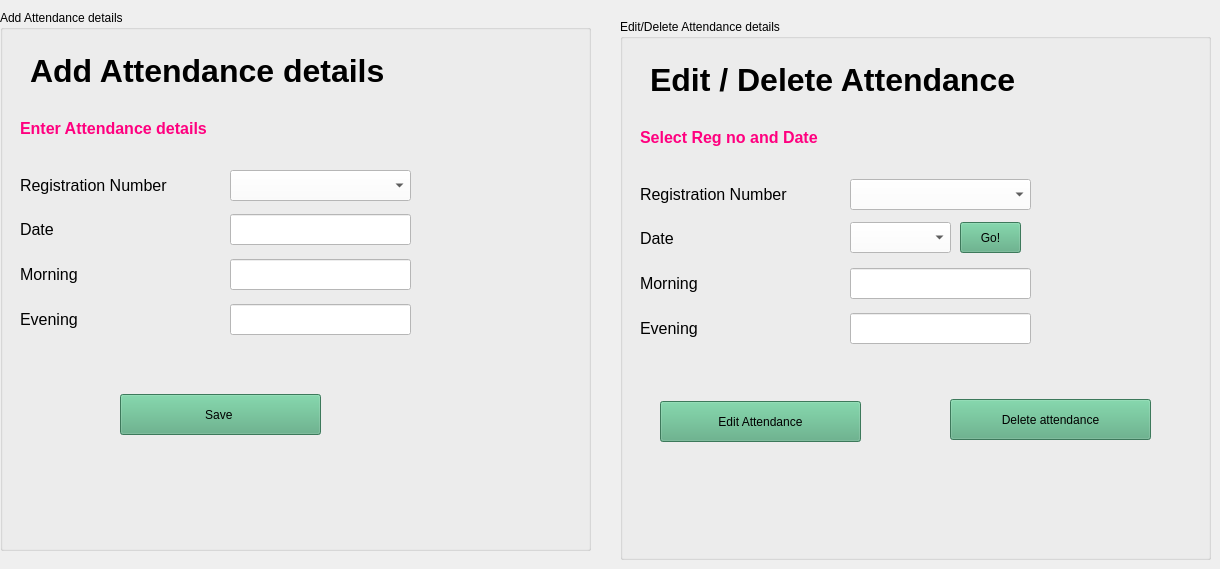
    <widget class="QWidget" name="tab_8">
     <attribute name="title">
      <string>Attendance</string>
     </attribute>
     <widget class="QGroupBox" name="groupBox_3">
      <property name="geometry">
       <rect>
        <x>0</x>
        <y>10</y>
        <width>591</width>
        <height>541</height>
       </rect>
      </property>
      <property name="title">
       <string>Add Attendance details</string>
      </property>
      <widget class="QLabel" name="label_58">
       <property name="geometry">
        <rect>
         <x>30</x>
         <y>20</y>
         <width>491</width>
         <height>81</height>
        </rect>
       </property>
       <property name="font">
        <font>
         <pointsize>24</pointsize>
         <weight>75</weight>
         <bold>true</bold>
        </font>
       </property>
       <property name="text">
        <string>Add Attendance details</string>
       </property>
      </widget>
      <widget class="QLabel" name="l41">
       <property name="geometry">
        <rect>
         <x>20</x>
         <y>93</y>
         <width>381</width>
         <height>51</height>
        </rect>
       </property>
       <property name="font">
        <font>
         <pointsize>12</pointsize>
         <weight>75</weight>
         <bold>true</bold>
        </font>
       </property>
       <property name="styleSheet">
        <string notr="true">color: rgb(255, 0, 127);</string>
       </property>
       <property name="text">
        <string>Enter Attendance details</string>
       </property>
      </widget>
      <widget class="QLabel" name="label_60">
       <property name="geometry">
        <rect>
         <x>20</x>
         <y>150</y>
         <width>201</width>
         <height>51</height>
        </rect>
       </property>
       <property name="font">
        <font>
         <pointsize>12</pointsize>
        </font>
       </property>
       <property name="text">
        <string>Registration Number</string>
       </property>
      </widget>
      <widget class="QLineEdit" name="tb41">
       <property name="geometry">
        <rect>
         <x>230</x>
         <y>204</y>
         <width>181</width>
         <height>31</height>
        </rect>
       </property>
       <property name="styleSheet">
        <string notr="true">background-color: rgb(255, 255, 255);
font: 12pt &quot;MS Shell Dlg 2&quot;;</string>
       </property>
      </widget>
      <widget class="QLabel" name="label_61">
       <property name="geometry">
        <rect>
         <x>20</x>
         <y>194</y>
         <width>201</width>
         <height>51</height>
        </rect>
       </property>
       <property name="font">
        <font>
         <pointsize>12</pointsize>
        </font>
       </property>
       <property name="text">
        <string>Date</string>
       </property>
      </widget>
      <widget class="QLineEdit" name="tb42">
       <property name="geometry">
        <rect>
         <x>230</x>
         <y>249</y>
         <width>181</width>
         <height>31</height>
        </rect>
       </property>
       <property name="styleSheet">
        <string notr="true">background-color: rgb(255, 255, 255);
font: 12pt &quot;MS Shell Dlg 2&quot;;</string>
       </property>
      </widget>
      <widget class="QLabel" name="label_62">
       <property name="geometry">
        <rect>
         <x>20</x>
         <y>239</y>
         <width>201</width>
         <height>51</height>
        </rect>
       </property>
       <property name="font">
        <font>
         <pointsize>12</pointsize>
        </font>
       </property>
       <property name="text">
        <string>Morning</string>
       </property>
      </widget>
      <widget class="QPushButton" name="b41">
       <property name="geometry">
        <rect>
         <x>120</x>
         <y>384</y>
         <width>201</width>
         <height>41</height>
        </rect>
       </property>
       <property name="styleSheet">
        <string notr="true">background-color: rgb(85, 170, 127);
font: 12pt &quot;MS Shell Dlg 2&quot;;</string>
       </property>
       <property name="text">
        <string>Save </string>
       </property>
      </widget>
      <widget class="QLabel" name="label_105">
       <property name="geometry">
        <rect>
         <x>20</x>
         <y>284</y>
         <width>201</width>
         <height>51</height>
        </rect>
       </property>
       <property name="font">
        <font>
         <pointsize>12</pointsize>
        </font>
       </property>
       <property name="text">
        <string>Evening</string>
       </property>
      </widget>
      <widget class="QLineEdit" name="tb43">
       <property name="geometry">
        <rect>
         <x>230</x>
         <y>294</y>
         <width>181</width>
         <height>31</height>
        </rect>
       </property>
       <property name="styleSheet">
        <string notr="true">background-color: rgb(255, 255, 255);
font: 12pt &quot;MS Shell Dlg 2&quot;;</string>
       </property>
      </widget>
      <widget class="QComboBox" name="cb41">
       <property name="geometry">
        <rect>
         <x>230</x>
         <y>160</y>
         <width>181</width>
         <height>31</height>
        </rect>
       </property>
       <property name="styleSheet">
        <string notr="true">background-color: rgb(255, 255, 255);</string>
       </property>
      </widget>
     </widget>
     <widget class="QGroupBox" name="groupBox_7">
      <property name="geometry">
       <rect>
        <x>620</x>
        <y>19</y>
        <width>591</width>
        <height>541</height>
       </rect>
      </property>
      <property name="title">
       <string>Edit/Delete Attendance details</string>
      </property>
      <widget class="QLabel" name="label_106">
       <property name="geometry">
        <rect>
         <x>30</x>
         <y>20</y>
         <width>511</width>
         <height>81</height>
        </rect>
       </property>
       <property name="font">
        <font>
         <pointsize>24</pointsize>
         <weight>75</weight>
         <bold>true</bold>
        </font>
       </property>
       <property name="text">
        <string>Edit / Delete Attendance </string>
       </property>
      </widget>
      <widget class="QLabel" name="l42">
       <property name="geometry">
        <rect>
         <x>20</x>
         <y>93</y>
         <width>351</width>
         <height>51</height>
        </rect>
       </property>
       <property name="font">
        <font>
         <pointsize>12</pointsize>
         <weight>75</weight>
         <bold>true</bold>
        </font>
       </property>
       <property name="styleSheet">
        <string notr="true">color: rgb(255, 0, 127);</string>
       </property>
       <property name="text">
        <string>Select Reg no and Date</string>
       </property>
      </widget>
      <widget class="QLabel" name="label_108">
       <property name="geometry">
        <rect>
         <x>20</x>
         <y>150</y>
         <width>201</width>
         <height>51</height>
        </rect>
       </property>
       <property name="font">
        <font>
         <pointsize>12</pointsize>
        </font>
       </property>
       <property name="text">
        <string>Registration Number</string>
       </property>
      </widget>
      <widget class="QLabel" name="label_109">
       <property name="geometry">
        <rect>
         <x>20</x>
         <y>194</y>
         <width>201</width>
         <height>51</height>
        </rect>
       </property>
       <property name="font">
        <font>
         <pointsize>12</pointsize>
        </font>
       </property>
       <property name="text">
        <string>Date</string>
       </property>
      </widget>
      <widget class="QLineEdit" name="tb44">
       <property name="geometry">
        <rect>
         <x>230</x>
         <y>249</y>
         <width>181</width>
         <height>31</height>
        </rect>
       </property>
       <property name="styleSheet">
        <string notr="true">background-color: rgb(255, 255, 255);
font: 12pt &quot;MS Shell Dlg 2&quot;;</string>
       </property>
      </widget>
      <widget class="QLabel" name="label_110">
       <property name="geometry">
        <rect>
         <x>20</x>
         <y>239</y>
         <width>201</width>
         <height>51</height>
        </rect>
       </property>
       <property name="font">
        <font>
         <pointsize>12</pointsize>
        </font>
       </property>
       <property name="text">
        <string>Morning</string>
       </property>
      </widget>
      <widget class="QPushButton" name="b43">
       <property name="geometry">
        <rect>
         <x>40</x>
         <y>382</y>
         <width>201</width>
         <height>41</height>
        </rect>
       </property>
       <property name="styleSheet">
        <string notr="true">background-color: rgb(85, 170, 127);
font: 12pt &quot;MS Shell Dlg 2&quot;;</string>
       </property>
       <property name="text">
        <string>Edit Attendance</string>
       </property>
      </widget>
      <widget class="QLabel" name="label_111">
       <property name="geometry">
        <rect>
         <x>20</x>
         <y>284</y>
         <width>201</width>
         <height>51</height>
        </rect>
       </property>
       <property name="font">
        <font>
         <pointsize>12</pointsize>
        </font>
       </property>
       <property name="text">
        <string>Evening</string>
       </property>
      </widget>
      <widget class="QLineEdit" name="tb45">
       <property name="geometry">
        <rect>
         <x>230</x>
         <y>294</y>
         <width>181</width>
         <height>31</height>
        </rect>
       </property>
       <property name="styleSheet">
        <string notr="true">background-color: rgb(255, 255, 255);
font: 12pt &quot;MS Shell Dlg 2&quot;;</string>
       </property>
      </widget>
      <widget class="QComboBox" name="cb42">
       <property name="geometry">
        <rect>
         <x>230</x>
         <y>160</y>
         <width>181</width>
         <height>31</height>
        </rect>
       </property>
       <property name="styleSheet">
        <string notr="true">background-color: rgb(255, 255, 255);</string>
       </property>
      </widget>
      <widget class="QComboBox" name="cb43">
       <property name="geometry">
        <rect>
         <x>230</x>
         <y>203</y>
         <width>101</width>
         <height>31</height>
        </rect>
       </property>
       <property name="styleSheet">
        <string notr="true">background-color: rgb(255, 255, 255);</string>
       </property>
      </widget>
      <widget class="QPushButton" name="b42">
       <property name="geometry">
        <rect>
         <x>340</x>
         <y>203</y>
         <width>61</width>
         <height>31</height>
        </rect>
       </property>
       <property name="styleSheet">
        <string notr="true">background-color: rgb(85, 170, 127);
font: 12pt &quot;MS Shell Dlg 2&quot;;</string>
       </property>
       <property name="text">
        <string>Go!</string>
       </property>
      </widget>
      <widget class="QPushButton" name="b44">
       <property name="geometry">
        <rect>
         <x>330</x>
         <y>380</y>
         <width>201</width>
         <height>41</height>
        </rect>
       </property>
       <property name="styleSheet">
        <string notr="true">background-color: rgb(85, 170, 127);
font: 12pt &quot;MS Shell Dlg 2&quot;;</string>
       </property>
       <property name="text">
        <string>Delete attendance</string>
       </property>
      </widget>
     </widget>
    </widget>
